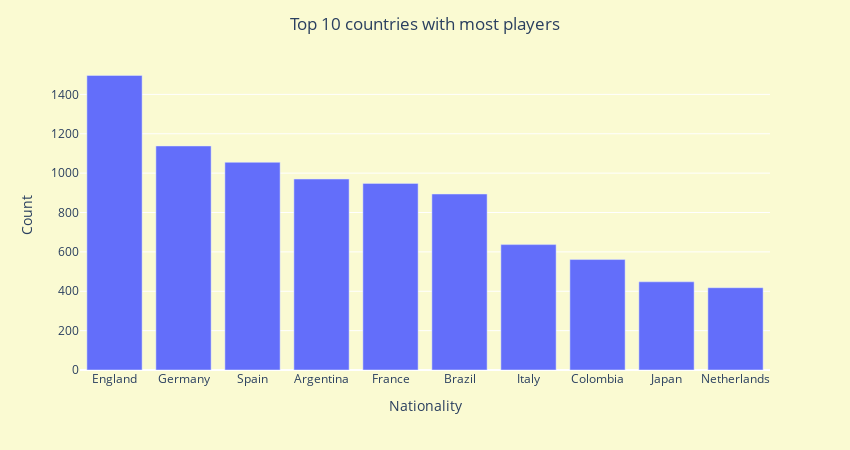

Notebook cell for this chart:
### Code cell
# Query for nationality distribution of the 2021 players, per country top 10

players_per_country_top10 = pd.read_sql('''
    SELECT nationality,count(player_id) AS n_players
    FROM data2021
    GROUP BY nationality
    ORDER BY n_players DESC
    LIMIT 10
''', con)

fig2 = px.bar(players_per_country_top10, x='nationality', y='n_players')
fig2.update_layout(legend=dict(x=0.75, y=1),
                  title_text="Top 10 countries with most players",
                  title_x=0.5, xaxis_title="Nationality",
                  yaxis_title="Count",paper_bgcolor='lightgoldenrodyellow',
                 width=850, height=450, plot_bgcolor='lightgoldenrodyellow')

### Figure 1 — Plotly figure (JSON) as saved in the notebook; plotly's stock layout.template omitted (floating-point values rounded to 4 significant figures)
{"data": [{"alignmentgroup": "True", "hovertemplate": "nationality=%{x}<br>n_players=%{y}<extra></extra>", "legendgroup": "", "marker": {"color": "#636efa"}, "name": "", "offsetgroup": "", "orientation": "v", "showlegend": false, "textposition": "auto", "type": "bar", "x": ["England", "Germany", "Spain", "Argentina", "France", "Brazil", "Italy", "Colombia", "Japan", "Netherlands"], "xaxis": "x", "y": [1496, 1138, 1055, 970, 948, 894, 637, 561, 448, 418], "yaxis": "y"}], "layout": {"barmode": "relative", "height": 450, "legend": {"tracegroupgap": 0, "x": 0.75, "y": 1}, "margin": {"t": 60}, "paper_bgcolor": "lightgoldenrodyellow", "plot_bgcolor": "lightgoldenrodyellow", "title": {"text": "Top 10 countries with most players", "x": 0.5}, "width": 850, "xaxis": {"anchor": "y", "autorange": true, "domain": [0, 1], "range": [-0.5, 9.5], "title": {"text": "Nationality"}, "type": "category"}, "yaxis": {"anchor": "x", "autorange": true, "domain": [0, 1], "range": [0, 1575.0], "title": {"text": "Count"}, "type": "linear"}}}
